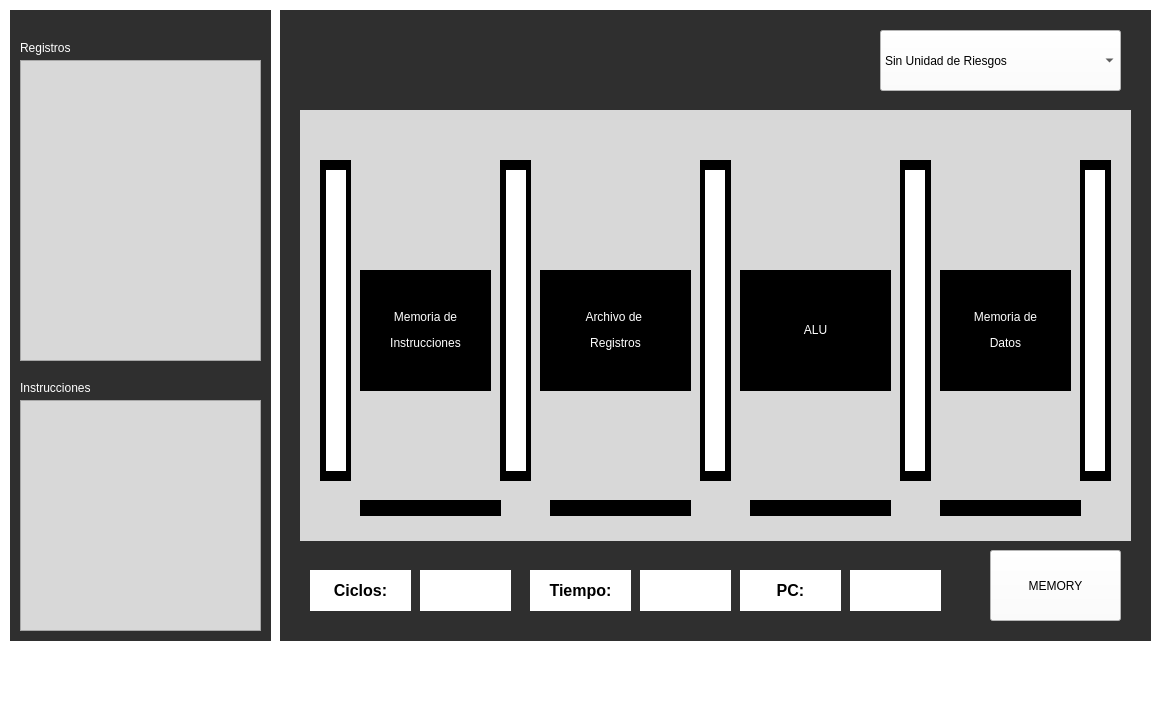
<?xml version="1.0" encoding="UTF-8"?>
<ui version="4.0">
 <class>MainWindow</class>
 <widget class="QMainWindow" name="MainWindow">
  <property name="geometry">
   <rect>
    <x>0</x>
    <y>0</y>
    <width>1166</width>
    <height>701</height>
   </rect>
  </property>
  <property name="windowTitle">
   <string>MainWindow</string>
  </property>
  <property name="styleSheet">
   <string notr="true">background-color: rgb(255, 255, 255);</string>
  </property>
  <widget class="QWidget" name="centralwidget">
   <widget class="QComboBox" name="comboBox">
    <property name="geometry">
     <rect>
      <x>880</x>
      <y>30</y>
      <width>241</width>
      <height>61</height>
     </rect>
    </property>
    <property name="styleSheet">
     <string notr="true">color: rgb(0, 0, 0);
font: 12pt &quot;Kristen ITC&quot;;</string>
    </property>
    <item>
     <property name="text">
      <string>Sin Unidad de Riesgos</string>
     </property>
    </item>
    <item>
     <property name="text">
      <string>Con Unidad de Riesgos</string>
     </property>
    </item>
    <item>
     <property name="text">
      <string>Con Pred de Saltos</string>
     </property>
    </item>
    <item>
     <property name="text">
      <string>Riesgos y Pred Saltos</string>
     </property>
    </item>
   </widget>
   <widget class="QTableView" name="tableView">
    <property name="geometry">
     <rect>
      <x>20</x>
      <y>60</y>
      <width>241</width>
      <height>301</height>
     </rect>
    </property>
    <property name="styleSheet">
     <string notr="true">color: rgb(0, 0, 0);
font: 12pt &quot;Kristen ITC&quot;;
background-color: rgb(216, 216, 216);
</string>
    </property>
   </widget>
   <widget class="QTableView" name="tableView_2">
    <property name="geometry">
     <rect>
      <x>20</x>
      <y>400</y>
      <width>241</width>
      <height>231</height>
     </rect>
    </property>
    <property name="styleSheet">
     <string notr="true">color: rgb(0, 0, 0);
font: 12pt &quot;Kristen ITC&quot;;
background-color: rgb(216, 216, 216);
</string>
    </property>
   </widget>
   <widget class="QLabel" name="label_2">
    <property name="geometry">
     <rect>
      <x>10</x>
      <y>10</y>
      <width>261</width>
      <height>631</height>
     </rect>
    </property>
    <property name="styleSheet">
     <string notr="true">background-color: rgb(47, 47, 47);
</string>
    </property>
    <property name="text">
     <string/>
    </property>
   </widget>
   <widget class="QLabel" name="label_5">
    <property name="geometry">
     <rect>
      <x>280</x>
      <y>10</y>
      <width>871</width>
      <height>631</height>
     </rect>
    </property>
    <property name="styleSheet">
     <string notr="true">background-color: rgb(47, 47, 47);
</string>
    </property>
    <property name="text">
     <string/>
    </property>
   </widget>
   <widget class="QLabel" name="label_6">
    <property name="geometry">
     <rect>
      <x>300</x>
      <y>110</y>
      <width>831</width>
      <height>431</height>
     </rect>
    </property>
    <property name="styleSheet">
     <string notr="true">
background-color: rgb(216, 216, 216);</string>
    </property>
    <property name="text">
     <string/>
    </property>
   </widget>
   <widget class="QPushButton" name="pushButton">
    <property name="geometry">
     <rect>
      <x>990</x>
      <y>550</y>
      <width>131</width>
      <height>71</height>
     </rect>
    </property>
    <property name="styleSheet">
     <string notr="true">font: 14pt &quot;Kristen ITC&quot;;
text-decoration: bold;
color: rgb(0, 0, 0);
</string>
    </property>
    <property name="text">
     <string>MEMORY</string>
    </property>
   </widget>
   <widget class="QLabel" name="label">
    <property name="geometry">
     <rect>
      <x>310</x>
      <y>570</y>
      <width>101</width>
      <height>41</height>
     </rect>
    </property>
    <property name="styleSheet">
     <string notr="true">background-color: rgb(255, 255, 255);
font: 8pt &quot;Kristen ITC&quot;;
color: rgb(0, 0, 0);</string>
    </property>
    <property name="text">
     <string>&lt;html&gt;&lt;head/&gt;&lt;body&gt;&lt;p align=&quot;center&quot;&gt;&lt;span style=&quot; font-size:12pt; font-weight:600;&quot;&gt;Ciclos:&lt;/span&gt;&lt;/p&gt;&lt;/body&gt;&lt;/html&gt;</string>
    </property>
   </widget>
   <widget class="QLabel" name="label_4">
    <property name="geometry">
     <rect>
      <x>420</x>
      <y>570</y>
      <width>91</width>
      <height>41</height>
     </rect>
    </property>
    <property name="styleSheet">
     <string notr="true">background-color: rgb(255, 255, 255);
font: 8pt &quot;Kristen ITC&quot;;
color: rgb(0, 0, 0);</string>
    </property>
    <property name="text">
     <string>&lt;html&gt;&lt;head/&gt;&lt;body&gt;&lt;p align=&quot;center&quot;&gt;&lt;br/&gt;&lt;/p&gt;&lt;/body&gt;&lt;/html&gt;</string>
    </property>
   </widget>
   <widget class="QLabel" name="label_8">
    <property name="geometry">
     <rect>
      <x>530</x>
      <y>570</y>
      <width>101</width>
      <height>41</height>
     </rect>
    </property>
    <property name="styleSheet">
     <string notr="true">background-color: rgb(255, 255, 255);
font: 8pt &quot;Kristen ITC&quot;;
color: rgb(0, 0, 0);</string>
    </property>
    <property name="text">
     <string>&lt;html&gt;&lt;head/&gt;&lt;body&gt;&lt;p align=&quot;center&quot;&gt;&lt;span style=&quot; font-size:12pt; font-weight:600;&quot;&gt;Tiempo:&lt;/span&gt;&lt;/p&gt;&lt;/body&gt;&lt;/html&gt;</string>
    </property>
   </widget>
   <widget class="QLabel" name="label_7">
    <property name="geometry">
     <rect>
      <x>640</x>
      <y>570</y>
      <width>91</width>
      <height>41</height>
     </rect>
    </property>
    <property name="styleSheet">
     <string notr="true">background-color: rgb(255, 255, 255);
font: 8pt &quot;Kristen ITC&quot;;
color: rgb(0, 0, 0);</string>
    </property>
    <property name="text">
     <string>&lt;html&gt;&lt;head/&gt;&lt;body&gt;&lt;p align=&quot;center&quot;&gt;&lt;br/&gt;&lt;/p&gt;&lt;/body&gt;&lt;/html&gt;</string>
    </property>
   </widget>
   <widget class="QLabel" name="label_9">
    <property name="geometry">
     <rect>
      <x>740</x>
      <y>570</y>
      <width>101</width>
      <height>41</height>
     </rect>
    </property>
    <property name="styleSheet">
     <string notr="true">background-color: rgb(255, 255, 255);
font: 8pt &quot;Kristen ITC&quot;;
color: rgb(0, 0, 0);</string>
    </property>
    <property name="text">
     <string>&lt;html&gt;&lt;head/&gt;&lt;body&gt;&lt;p align=&quot;center&quot;&gt;&lt;span style=&quot; font-size:12pt; font-weight:600;&quot;&gt;PC:&lt;/span&gt;&lt;/p&gt;&lt;/body&gt;&lt;/html&gt;</string>
    </property>
   </widget>
   <widget class="QLabel" name="label_10">
    <property name="geometry">
     <rect>
      <x>850</x>
      <y>570</y>
      <width>91</width>
      <height>41</height>
     </rect>
    </property>
    <property name="styleSheet">
     <string notr="true">background-color: rgb(255, 255, 255);
font: 8pt &quot;Kristen ITC&quot;;
color: rgb(0, 0, 0);</string>
    </property>
    <property name="text">
     <string>&lt;html&gt;&lt;head/&gt;&lt;body&gt;&lt;p align=&quot;center&quot;&gt;&lt;br/&gt;&lt;/p&gt;&lt;/body&gt;&lt;/html&gt;</string>
    </property>
   </widget>
   <widget class="QLabel" name="label_3">
    <property name="geometry">
     <rect>
      <x>20</x>
      <y>380</y>
      <width>121</width>
      <height>16</height>
     </rect>
    </property>
    <property name="styleSheet">
     <string notr="true">font: 12pt &quot;Kristen ITC&quot;;
background-color: rgb(47, 47, 47);
color: rgb(255, 255, 255);
</string>
    </property>
    <property name="text">
     <string>Instrucciones</string>
    </property>
   </widget>
   <widget class="QLabel" name="label_11">
    <property name="geometry">
     <rect>
      <x>20</x>
      <y>40</y>
      <width>121</width>
      <height>16</height>
     </rect>
    </property>
    <property name="styleSheet">
     <string notr="true">font: 12pt &quot;Kristen ITC&quot;;
background-color: rgb(47, 47, 47);
color: rgb(255, 255, 255);
</string>
    </property>
    <property name="text">
     <string>Registros</string>
    </property>
   </widget>
   <widget class="QLabel" name="label_12">
    <property name="geometry">
     <rect>
      <x>320</x>
      <y>160</y>
      <width>31</width>
      <height>321</height>
     </rect>
    </property>
    <property name="styleSheet">
     <string notr="true">background-color: rgb(0, 0, 0);</string>
    </property>
    <property name="text">
     <string/>
    </property>
   </widget>
   <widget class="QLabel" name="label_13">
    <property name="geometry">
     <rect>
      <x>700</x>
      <y>160</y>
      <width>31</width>
      <height>321</height>
     </rect>
    </property>
    <property name="styleSheet">
     <string notr="true">background-color: rgb(0, 0, 0);</string>
    </property>
    <property name="text">
     <string/>
    </property>
   </widget>
   <widget class="QLabel" name="label_14">
    <property name="geometry">
     <rect>
      <x>900</x>
      <y>160</y>
      <width>31</width>
      <height>321</height>
     </rect>
    </property>
    <property name="styleSheet">
     <string notr="true">background-color: rgb(0, 0, 0);</string>
    </property>
    <property name="text">
     <string/>
    </property>
   </widget>
   <widget class="QLabel" name="label_16">
    <property name="geometry">
     <rect>
      <x>1080</x>
      <y>160</y>
      <width>31</width>
      <height>321</height>
     </rect>
    </property>
    <property name="styleSheet">
     <string notr="true">background-color: rgb(0, 0, 0);</string>
    </property>
    <property name="text">
     <string/>
    </property>
   </widget>
   <widget class="QLabel" name="label_17">
    <property name="geometry">
     <rect>
      <x>326</x>
      <y>170</y>
      <width>20</width>
      <height>301</height>
     </rect>
    </property>
    <property name="styleSheet">
     <string notr="true">background-color: rgb(255, 255, 255);</string>
    </property>
    <property name="text">
     <string/>
    </property>
   </widget>
   <widget class="QLabel" name="label_15">
    <property name="geometry">
     <rect>
      <x>500</x>
      <y>160</y>
      <width>31</width>
      <height>321</height>
     </rect>
    </property>
    <property name="styleSheet">
     <string notr="true">background-color: rgb(0, 0, 0);</string>
    </property>
    <property name="text">
     <string/>
    </property>
   </widget>
   <widget class="QLabel" name="label_18">
    <property name="geometry">
     <rect>
      <x>506</x>
      <y>170</y>
      <width>20</width>
      <height>301</height>
     </rect>
    </property>
    <property name="styleSheet">
     <string notr="true">background-color: rgb(255, 255, 255);</string>
    </property>
    <property name="text">
     <string/>
    </property>
   </widget>
   <widget class="QLabel" name="label_19">
    <property name="geometry">
     <rect>
      <x>705</x>
      <y>170</y>
      <width>20</width>
      <height>301</height>
     </rect>
    </property>
    <property name="styleSheet">
     <string notr="true">background-color: rgb(255, 255, 255);</string>
    </property>
    <property name="text">
     <string/>
    </property>
   </widget>
   <widget class="QLabel" name="label_20">
    <property name="geometry">
     <rect>
      <x>905</x>
      <y>170</y>
      <width>20</width>
      <height>301</height>
     </rect>
    </property>
    <property name="styleSheet">
     <string notr="true">background-color: rgb(255, 255, 255);</string>
    </property>
    <property name="text">
     <string/>
    </property>
   </widget>
   <widget class="QLabel" name="label_21">
    <property name="geometry">
     <rect>
      <x>1085</x>
      <y>170</y>
      <width>20</width>
      <height>301</height>
     </rect>
    </property>
    <property name="styleSheet">
     <string notr="true">background-color: rgb(255, 255, 255);</string>
    </property>
    <property name="text">
     <string/>
    </property>
   </widget>
   <widget class="QLabel" name="label_22">
    <property name="geometry">
     <rect>
      <x>360</x>
      <y>270</y>
      <width>131</width>
      <height>121</height>
     </rect>
    </property>
    <property name="styleSheet">
     <string notr="true">background-color: rgb(0, 0, 0);
color: rgb(255, 255, 255);
font: 12pt &quot;Kristen ITC&quot;;</string>
    </property>
    <property name="text">
     <string>&lt;html&gt;&lt;head/&gt;&lt;body&gt;&lt;p align=&quot;center&quot;&gt;Memoria de&lt;/p&gt;&lt;p align=&quot;center&quot;&gt;Instrucciones&lt;/p&gt;&lt;/body&gt;&lt;/html&gt;</string>
    </property>
   </widget>
   <widget class="QLabel" name="label_23">
    <property name="geometry">
     <rect>
      <x>540</x>
      <y>270</y>
      <width>151</width>
      <height>121</height>
     </rect>
    </property>
    <property name="styleSheet">
     <string notr="true">background-color: rgb(0, 0, 0);
color: rgb(255, 255, 255);
font: 12pt &quot;Kristen ITC&quot;;</string>
    </property>
    <property name="text">
     <string>&lt;html&gt;&lt;head/&gt;&lt;body&gt;&lt;p align=&quot;center&quot;&gt;Archivo de &lt;/p&gt;&lt;p align=&quot;center&quot;&gt;Registros&lt;/p&gt;&lt;/body&gt;&lt;/html&gt;</string>
    </property>
   </widget>
   <widget class="QLabel" name="label_24">
    <property name="geometry">
     <rect>
      <x>740</x>
      <y>270</y>
      <width>151</width>
      <height>121</height>
     </rect>
    </property>
    <property name="styleSheet">
     <string notr="true">background-color: rgb(0, 0, 0);
color: rgb(255, 255, 255);
font: 12pt &quot;Kristen ITC&quot;;</string>
    </property>
    <property name="text">
     <string>&lt;html&gt;&lt;head/&gt;&lt;body&gt;&lt;p align=&quot;center&quot;&gt;ALU&lt;/p&gt;&lt;/body&gt;&lt;/html&gt;</string>
    </property>
   </widget>
   <widget class="QLabel" name="label_25">
    <property name="geometry">
     <rect>
      <x>940</x>
      <y>270</y>
      <width>131</width>
      <height>121</height>
     </rect>
    </property>
    <property name="styleSheet">
     <string notr="true">background-color: rgb(0, 0, 0);
color: rgb(255, 255, 255);
font: 12pt &quot;Kristen ITC&quot;;</string>
    </property>
    <property name="text">
     <string>&lt;html&gt;&lt;head/&gt;&lt;body&gt;&lt;p align=&quot;center&quot;&gt;Memoria de&lt;/p&gt;&lt;p align=&quot;center&quot;&gt;Datos&lt;/p&gt;&lt;/body&gt;&lt;/html&gt;</string>
    </property>
   </widget>
   <widget class="QLabel" name="label_26">
    <property name="geometry">
     <rect>
      <x>360</x>
      <y>500</y>
      <width>141</width>
      <height>16</height>
     </rect>
    </property>
    <property name="styleSheet">
     <string notr="true">background-color: rgb(0, 0, 0);</string>
    </property>
    <property name="text">
     <string/>
    </property>
   </widget>
   <widget class="QLabel" name="label_27">
    <property name="geometry">
     <rect>
      <x>550</x>
      <y>500</y>
      <width>141</width>
      <height>16</height>
     </rect>
    </property>
    <property name="styleSheet">
     <string notr="true">background-color: rgb(0, 0, 0);</string>
    </property>
    <property name="text">
     <string/>
    </property>
   </widget>
   <widget class="QLabel" name="label_28">
    <property name="geometry">
     <rect>
      <x>750</x>
      <y>500</y>
      <width>141</width>
      <height>16</height>
     </rect>
    </property>
    <property name="styleSheet">
     <string notr="true">background-color: rgb(0, 0, 0);</string>
    </property>
    <property name="text">
     <string/>
    </property>
   </widget>
   <widget class="QLabel" name="label_29">
    <property name="geometry">
     <rect>
      <x>940</x>
      <y>500</y>
      <width>141</width>
      <height>16</height>
     </rect>
    </property>
    <property name="styleSheet">
     <string notr="true">background-color: rgb(0, 0, 0);</string>
    </property>
    <property name="text">
     <string/>
    </property>
   </widget>
   <zorder>label_5</zorder>
   <zorder>label_2</zorder>
   <zorder>comboBox</zorder>
   <zorder>tableView</zorder>
   <zorder>tableView_2</zorder>
   <zorder>label_6</zorder>
   <zorder>pushButton</zorder>
   <zorder>label</zorder>
   <zorder>label_4</zorder>
   <zorder>label_8</zorder>
   <zorder>label_7</zorder>
   <zorder>label_9</zorder>
   <zorder>label_10</zorder>
   <zorder>label_3</zorder>
   <zorder>label_11</zorder>
   <zorder>label_12</zorder>
   <zorder>label_13</zorder>
   <zorder>label_14</zorder>
   <zorder>label_16</zorder>
   <zorder>label_17</zorder>
   <zorder>label_15</zorder>
   <zorder>label_18</zorder>
   <zorder>label_19</zorder>
   <zorder>label_20</zorder>
   <zorder>label_21</zorder>
   <zorder>label_22</zorder>
   <zorder>label_23</zorder>
   <zorder>label_24</zorder>
   <zorder>label_25</zorder>
   <zorder>label_26</zorder>
   <zorder>label_27</zorder>
   <zorder>label_28</zorder>
   <zorder>label_29</zorder>
  </widget>
  <widget class="QMenuBar" name="menubar">
   <property name="geometry">
    <rect>
     <x>0</x>
     <y>0</y>
     <width>1166</width>
     <height>26</height>
    </rect>
   </property>
  </widget>
  <widget class="QStatusBar" name="statusbar"/>
 </widget>
 <resources/>
 <connections/>
</ui>
